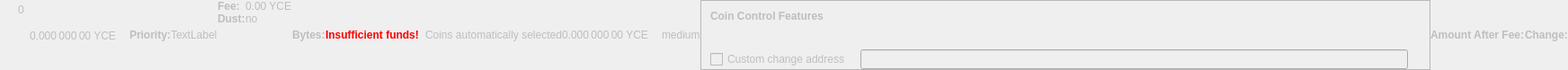
    <widget class="QWidget" name="dummyHideWidget" native="true">
     <property name="enabled">
      <bool>false</bool>
     </property>
     <property name="maximumSize">
      <size>
       <width>100</width>
       <height>22</height>
      </size>
     </property>
     <layout class="QHBoxLayout" name="dummyHideLayout">
      <property name="spacing">
       <number>0</number>
      </property>
      <property name="leftMargin">
       <number>0</number>
      </property>
      <property name="topMargin">
       <number>0</number>
      </property>
      <property name="rightMargin">
       <number>0</number>
      </property>
      <property name="bottomMargin">
       <number>0</number>
      </property>
      <item>
       <layout class="QFormLayout" name="formLayoutCoinControl1">
        <property name="horizontalSpacing">
         <number>10</number>
        </property>
        <property name="verticalSpacing">
         <number>14</number>
        </property>
        <property name="leftMargin">
         <number>10</number>
        </property>
        <property name="topMargin">
         <number>4</number>
        </property>
        <property name="rightMargin">
         <number>6</number>
        </property>
        <item row="0" column="1">
         <widget class="QLabel" name="labelCoinControlBytes">
          <property name="cursor">
           <cursorShape>IBeamCursor</cursorShape>
          </property>
          <property name="contextMenuPolicy">
           <enum>Qt::ActionsContextMenu</enum>
          </property>
          <property name="text">
           <string notr="true">0</string>
          </property>
          <property name="textInteractionFlags">
           <set>Qt::LinksAccessibleByMouse|Qt::TextSelectableByKeyboard|Qt::TextSelectableByMouse</set>
          </property>
         </widget>
        </item>
       </layout>
      </item>
      <item>
       <widget class="QLabel" name="labelCoinControlAfterFee">
        <property name="enabled">
         <bool>false</bool>
        </property>
        <property name="sizePolicy">
         <sizepolicy hsizetype="Fixed" vsizetype="Fixed">
          <horstretch>0</horstretch>
          <verstretch>0</verstretch>
         </sizepolicy>
        </property>
        <property name="minimumSize">
         <size>
          <width>111</width>
          <height>12</height>
         </size>
        </property>
        <property name="maximumSize">
         <size>
          <width>111</width>
          <height>12</height>
         </size>
        </property>
        <property name="cursor">
         <cursorShape>IBeamCursor</cursorShape>
        </property>
        <property name="contextMenuPolicy">
         <enum>Qt::ActionsContextMenu</enum>
        </property>
        <property name="text">
         <string notr="true">0.000 000 00 YCE</string>
        </property>
        <property name="textInteractionFlags">
         <set>Qt::LinksAccessibleByMouse|Qt::TextSelectableByKeyboard|Qt::TextSelectableByMouse</set>
        </property>
       </widget>
      </item>
      <item>
       <widget class="QLabel" name="labelCoinControlPriorityText">
        <property name="enabled">
         <bool>false</bool>
        </property>
        <property name="font">
         <font>
          <weight>75</weight>
          <bold>true</bold>
         </font>
        </property>
        <property name="text">
         <string>Priority:</string>
        </property>
       </widget>
      </item>
      <item>
       <layout class="QHBoxLayout" name="horizontalLayout">
        <item>
         <widget class="QLabel" name="WarningLabel">
          <property name="text">
           <string>TextLabel</string>
          </property>
         </widget>
        </item>
       </layout>
      </item>
      <item>
       <layout class="QFormLayout" name="formLayoutCoinControl3">
        <property name="horizontalSpacing">
         <number>0</number>
        </property>
        <property name="verticalSpacing">
         <number>0</number>
        </property>
        <property name="leftMargin">
         <number>0</number>
        </property>
        <property name="topMargin">
         <number>0</number>
        </property>
        <property name="rightMargin">
         <number>0</number>
        </property>
        <item row="0" column="0">
         <widget class="QLabel" name="labelCoinControlFeeText">
          <property name="enabled">
           <bool>false</bool>
          </property>
          <property name="font">
           <font>
            <weight>75</weight>
            <bold>true</bold>
           </font>
          </property>
          <property name="text">
           <string>Fee:</string>
          </property>
          <property name="margin">
           <number>0</number>
          </property>
         </widget>
        </item>
        <item row="0" column="1">
         <widget class="QLabel" name="labelCoinControlFee">
          <property name="enabled">
           <bool>false</bool>
          </property>
          <property name="cursor">
           <cursorShape>IBeamCursor</cursorShape>
          </property>
          <property name="contextMenuPolicy">
           <enum>Qt::ActionsContextMenu</enum>
          </property>
          <property name="text">
           <string notr="true">0.00 YCE</string>
          </property>
          <property name="textInteractionFlags">
           <set>Qt::LinksAccessibleByMouse|Qt::TextSelectableByKeyboard|Qt::TextSelectableByMouse</set>
          </property>
         </widget>
        </item>
        <item row="1" column="0">
         <widget class="QLabel" name="labelCoinControlLowOutputText">
          <property name="enabled">
           <bool>false</bool>
          </property>
          <property name="font">
           <font>
            <weight>75</weight>
            <bold>true</bold>
           </font>
          </property>
          <property name="text">
           <string>Dust:</string>
          </property>
         </widget>
        </item>
        <item row="1" column="1">
         <widget class="QLabel" name="labelCoinControlLowOutput">
          <property name="enabled">
           <bool>false</bool>
          </property>
          <property name="cursor">
           <cursorShape>IBeamCursor</cursorShape>
          </property>
          <property name="contextMenuPolicy">
           <enum>Qt::ActionsContextMenu</enum>
          </property>
          <property name="text">
           <string>no</string>
          </property>
          <property name="textInteractionFlags">
           <set>Qt::LinksAccessibleByMouse|Qt::TextSelectableByKeyboard|Qt::TextSelectableByMouse</set>
          </property>
         </widget>
        </item>
       </layout>
      </item>
      <item>
       <widget class="QLabel" name="labelCoinControlBytesText">
        <property name="enabled">
         <bool>false</bool>
        </property>
        <property name="font">
         <font>
          <weight>75</weight>
          <bold>true</bold>
         </font>
        </property>
        <property name="text">
         <string>Bytes:</string>
        </property>
       </widget>
      </item>
      <item>
       <layout class="QFormLayout" name="formLayoutCoinControl2">
        <property name="horizontalSpacing">
         <number>0</number>
        </property>
        <property name="verticalSpacing">
         <number>0</number>
        </property>
        <property name="leftMargin">
         <number>0</number>
        </property>
        <property name="topMargin">
         <number>0</number>
        </property>
        <property name="rightMargin">
         <number>0</number>
        </property>
       </layout>
      </item>
      <item>
       <layout class="QHBoxLayout" name="horizontalLayoutCoinControl2">
        <property name="spacing">
         <number>0</number>
        </property>
        <property name="bottomMargin">
         <number>0</number>
        </property>
       </layout>
      </item>
      <item>
       <widget class="QLabel" name="labelCoinControlInsuffFunds">
        <property name="enabled">
         <bool>false</bool>
        </property>
        <property name="minimumSize">
         <size>
          <width>0</width>
          <height>0</height>
         </size>
        </property>
        <property name="font">
         <font>
          <weight>75</weight>
          <bold>true</bold>
         </font>
        </property>
        <property name="styleSheet">
         <string notr="true">color:red;font-weight:bold;</string>
        </property>
        <property name="text">
         <string>Insufficient funds!</string>
        </property>
        <property name="margin">
         <number>5</number>
        </property>
       </widget>
      </item>
      <item>
       <layout class="QFormLayout" name="formLayoutCoinControl4">
        <property name="horizontalSpacing">
         <number>0</number>
        </property>
        <property name="verticalSpacing">
         <number>0</number>
        </property>
        <property name="leftMargin">
         <number>0</number>
        </property>
        <property name="topMargin">
         <number>0</number>
        </property>
        <property name="rightMargin">
         <number>0</number>
        </property>
       </layout>
      </item>
      <item>
       <widget class="QLabel" name="labelCoinControlChangeLabel">
        <property name="enabled">
         <bool>false</bool>
        </property>
        <property name="sizePolicy">
         <sizepolicy hsizetype="Preferred" vsizetype="Expanding">
          <horstretch>0</horstretch>
          <verstretch>0</verstretch>
         </sizepolicy>
        </property>
        <property name="minimumSize">
         <size>
          <width>0</width>
          <height>0</height>
         </size>
        </property>
        <property name="text">
         <string/>
        </property>
        <property name="margin">
         <number>3</number>
        </property>
       </widget>
      </item>
      <item>
       <widget class="QLabel" name="labelCoinControlAutomaticallySelected">
        <property name="enabled">
         <bool>false</bool>
        </property>
        <property name="sizePolicy">
         <sizepolicy hsizetype="Fixed" vsizetype="Fixed">
          <horstretch>0</horstretch>
          <verstretch>0</verstretch>
         </sizepolicy>
        </property>
        <property name="minimumSize">
         <size>
          <width>0</width>
          <height>0</height>
         </size>
        </property>
        <property name="maximumSize">
         <size>
          <width>240</width>
          <height>16777215</height>
         </size>
        </property>
        <property name="text">
         <string>Coins automatically selected</string>
        </property>
        <property name="margin">
         <number>5</number>
        </property>
       </widget>
      </item>
      <item>
       <widget class="QLabel" name="labelCoinControlChange">
        <property name="enabled">
         <bool>false</bool>
        </property>
        <property name="sizePolicy">
         <sizepolicy hsizetype="Fixed" vsizetype="Fixed">
          <horstretch>0</horstretch>
          <verstretch>0</verstretch>
         </sizepolicy>
        </property>
        <property name="minimumSize">
         <size>
          <width>111</width>
          <height>0</height>
         </size>
        </property>
        <property name="maximumSize">
         <size>
          <width>111</width>
          <height>16777215</height>
         </size>
        </property>
        <property name="cursor">
         <cursorShape>IBeamCursor</cursorShape>
        </property>
        <property name="contextMenuPolicy">
         <enum>Qt::ActionsContextMenu</enum>
        </property>
        <property name="text">
         <string notr="true">0.000 000 00 YCE</string>
        </property>
        <property name="textInteractionFlags">
         <set>Qt::LinksAccessibleByMouse|Qt::TextSelectableByKeyboard|Qt::TextSelectableByMouse</set>
        </property>
       </widget>
      </item>
      <item>
       <widget class="QLabel" name="labelCoinControlPriority">
        <property name="enabled">
         <bool>false</bool>
        </property>
        <property name="cursor">
         <cursorShape>IBeamCursor</cursorShape>
        </property>
        <property name="contextMenuPolicy">
         <enum>Qt::ActionsContextMenu</enum>
        </property>
        <property name="text">
         <string>medium</string>
        </property>
        <property name="textInteractionFlags">
         <set>Qt::LinksAccessibleByMouse|Qt::TextSelectableByKeyboard|Qt::TextSelectableByMouse</set>
        </property>
       </widget>
      </item>
      <item>
       <widget class="QFrame" name="frameCoinControl">
        <property name="sizePolicy">
         <sizepolicy hsizetype="Expanding" vsizetype="Expanding">
          <horstretch>0</horstretch>
          <verstretch>0</verstretch>
         </sizepolicy>
        </property>
        <property name="maximumSize">
         <size>
          <width>16777215</width>
          <height>16777215</height>
         </size>
        </property>
        <property name="frameShape">
         <enum>QFrame::StyledPanel</enum>
        </property>
        <property name="frameShadow">
         <enum>QFrame::Sunken</enum>
        </property>
        <layout class="QVBoxLayout" name="verticalLayoutCoinControl2_2">
         <property name="spacing">
          <number>0</number>
         </property>
         <property name="leftMargin">
          <number>0</number>
         </property>
         <property name="topMargin">
          <number>0</number>
         </property>
         <property name="rightMargin">
          <number>0</number>
         </property>
         <property name="bottomMargin">
          <number>0</number>
         </property>
         <item>
          <layout class="QVBoxLayout" name="verticalLayoutCoinControl" stretch="0,0,0,1">
           <property name="spacing">
            <number>0</number>
           </property>
           <property name="leftMargin">
            <number>10</number>
           </property>
           <property name="topMargin">
            <number>10</number>
           </property>
           <item>
            <layout class="QHBoxLayout" name="horizontalLayoutCoinControl1">
             <property name="bottomMargin">
              <number>15</number>
             </property>
             <item>
              <widget class="QLabel" name="labelCoinControlFeatures">
               <property name="enabled">
                <bool>false</bool>
               </property>
               <property name="sizePolicy">
                <sizepolicy hsizetype="Preferred" vsizetype="Maximum">
                 <horstretch>0</horstretch>
                 <verstretch>0</verstretch>
                </sizepolicy>
               </property>
               <property name="font">
                <font>
                 <weight>75</weight>
                 <bold>true</bold>
                </font>
               </property>
               <property name="styleSheet">
                <string notr="true">font-weight:bold;</string>
               </property>
               <property name="text">
                <string>Coin Control Features</string>
               </property>
              </widget>
             </item>
            </layout>
           </item>
           <item>
            <widget class="QWidget" name="widgetCoinControl" native="true">
             <property name="sizePolicy">
              <sizepolicy hsizetype="Preferred" vsizetype="Preferred">
               <horstretch>0</horstretch>
               <verstretch>0</verstretch>
              </sizepolicy>
             </property>
             <property name="minimumSize">
              <size>
               <width>0</width>
               <height>0</height>
              </size>
             </property>
             <property name="styleSheet">
              <string notr="true"/>
             </property>
             <layout class="QHBoxLayout" name="horizontalLayoutCoinControl5_2">
              <property name="leftMargin">
               <number>0</number>
              </property>
              <property name="topMargin">
               <number>0</number>
              </property>
              <property name="rightMargin">
               <number>0</number>
              </property>
              <property name="bottomMargin">
               <number>0</number>
              </property>
              <item>
               <layout class="QHBoxLayout" name="horizontalLayoutCoinControl3">
                <property name="spacing">
                 <number>20</number>
                </property>
                <property name="topMargin">
                 <number>0</number>
                </property>
                <property name="bottomMargin">
                 <number>10</number>
                </property>
               </layout>
              </item>
             </layout>
            </widget>
           </item>
           <item>
            <layout class="QHBoxLayout" name="horizontalLayoutCoinControl4" stretch="0,0,0">
             <property name="spacing">
              <number>12</number>
             </property>
             <property name="sizeConstraint">
              <enum>QLayout::SetDefaultConstraint</enum>
             </property>
             <property name="topMargin">
              <number>5</number>
             </property>
             <property name="rightMargin">
              <number>5</number>
             </property>
             <item>
              <widget class="QCheckBox" name="checkBoxCoinControlChange">
               <property name="enabled">
                <bool>false</bool>
               </property>
               <property name="toolTip">
                <string>If this is activated, but the change address is empty or invalid, change will be sent to a newly generated address.</string>
               </property>
               <property name="text">
                <string>Custom change address</string>
               </property>
              </widget>
             </item>
             <item>
              <widget class="QValidatedLineEdit" name="lineEditCoinControlChange">
               <property name="enabled">
                <bool>false</bool>
               </property>
               <property name="sizePolicy">
                <sizepolicy hsizetype="Expanding" vsizetype="Fixed">
                 <horstretch>0</horstretch>
                 <verstretch>0</verstretch>
                </sizepolicy>
               </property>
              </widget>
             </item>
             <item>
              <widget class="QLabel" name="labelCoinControlChangeLabel_2">
               <property name="sizePolicy">
                <sizepolicy hsizetype="Preferred" vsizetype="Expanding">
                 <horstretch>0</horstretch>
                 <verstretch>0</verstretch>
                </sizepolicy>
               </property>
               <property name="minimumSize">
                <size>
                 <width>0</width>
                 <height>0</height>
                </size>
               </property>
               <property name="text">
                <string/>
               </property>
               <property name="margin">
                <number>3</number>
               </property>
              </widget>
             </item>
            </layout>
           </item>
           <item>
            <spacer name="verticalSpacerCoinControl">
             <property name="orientation">
              <enum>Qt::Vertical</enum>
             </property>
             <property name="sizeHint" stdset="0">
              <size>
               <width>800</width>
               <height>1</height>
              </size>
             </property>
            </spacer>
           </item>
          </layout>
         </item>
        </layout>
       </widget>
      </item>
      <item>
       <widget class="QLabel" name="labelCoinControlAfterFeeText">
        <property name="enabled">
         <bool>false</bool>
        </property>
        <property name="minimumSize">
         <size>
          <width>0</width>
          <height>0</height>
         </size>
        </property>
        <property name="maximumSize">
         <size>
          <width>16777215</width>
          <height>16777215</height>
         </size>
        </property>
        <property name="font">
         <font>
          <weight>75</weight>
          <bold>true</bold>
         </font>
        </property>
        <property name="text">
         <string>Amount After Fee:</string>
        </property>
        <property name="alignment">
         <set>Qt::AlignLeading|Qt::AlignLeft|Qt::AlignVCenter</set>
        </property>
        <property name="margin">
         <number>0</number>
        </property>
       </widget>
      </item>
      <item>
       <widget class="QLabel" name="labelCoinControlChangeText">
        <property name="enabled">
         <bool>false</bool>
        </property>
        <property name="sizePolicy">
         <sizepolicy hsizetype="Preferred" vsizetype="Preferred">
          <horstretch>0</horstretch>
          <verstretch>0</verstretch>
         </sizepolicy>
        </property>
        <property name="minimumSize">
         <size>
          <width>0</width>
          <height>0</height>
         </size>
        </property>
        <property name="maximumSize">
         <size>
          <width>16777215</width>
          <height>16777215</height>
         </size>
        </property>
        <property name="font">
         <font>
          <weight>75</weight>
          <bold>true</bold>
         </font>
        </property>
        <property name="text">
         <string>Change:</string>
        </property>
        <property name="alignment">
         <set>Qt::AlignLeading|Qt::AlignLeft|Qt::AlignVCenter</set>
        </property>
       </widget>
      </item>
     </layout>
    </widget>
